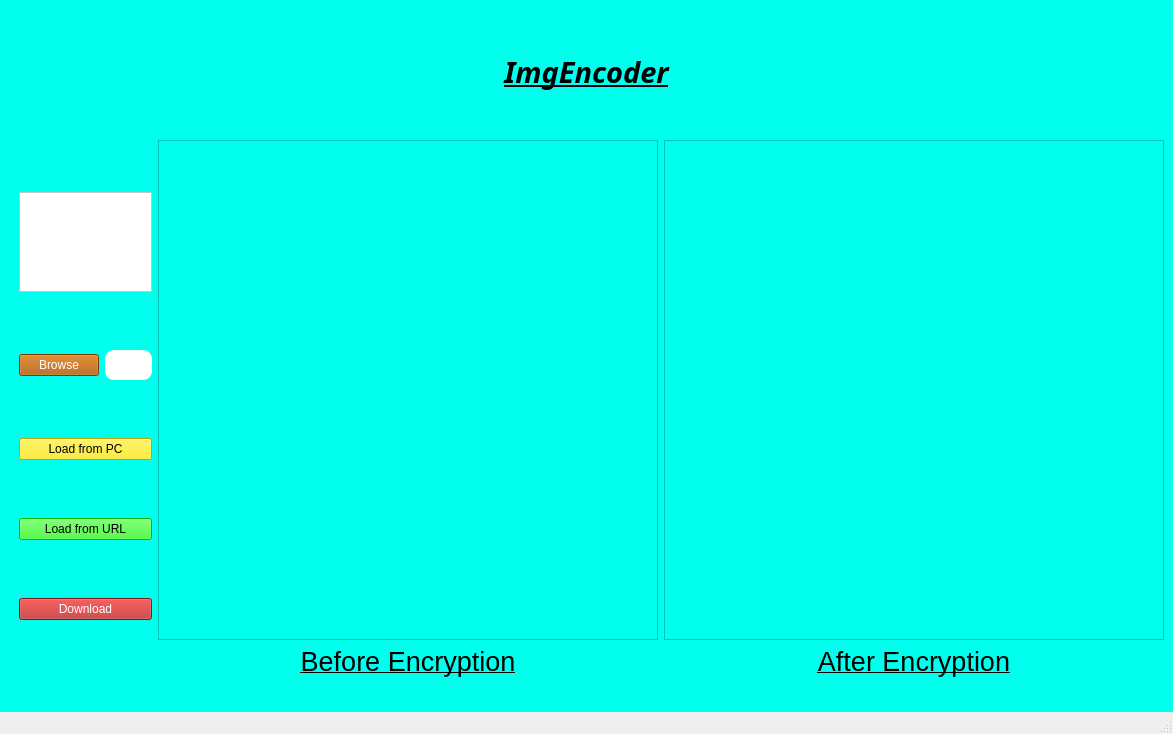
<?xml version="1.0" encoding="UTF-8"?>
<ui version="4.0">
 <class>MainWindow</class>
 <widget class="QMainWindow" name="MainWindow">
  <property name="geometry">
   <rect>
    <x>0</x>
    <y>0</y>
    <width>1173</width>
    <height>734</height>
   </rect>
  </property>
  <property name="windowTitle">
   <string>MainWindow</string>
  </property>
  <property name="windowIcon">
   <iconset>
    <normaloff>icons/app-icon.png</normaloff>icons/app-icon.png</iconset>
  </property>
  <widget class="QWidget" name="centralwidget">
   <property name="styleSheet">
    <string notr="true">background-color: rgb(1, 255, 238);</string>
   </property>
   <layout class="QVBoxLayout" name="verticalLayout">
    <item>
     <widget class="QLabel" name="label">
      <property name="maximumSize">
       <size>
        <width>16777215</width>
        <height>75</height>
       </size>
      </property>
      <property name="font">
       <font>
        <family>Noto Sans</family>
        <pointsize>22</pointsize>
        <italic>true</italic>
        <bold>true</bold>
        <underline>true</underline>
       </font>
      </property>
      <property name="layoutDirection">
       <enum>Qt::LeftToRight</enum>
      </property>
      <property name="text">
       <string>ImgEncoder</string>
      </property>
      <property name="alignment">
       <set>Qt::AlignCenter</set>
      </property>
     </widget>
    </item>
    <item>
     <layout class="QHBoxLayout" name="horizontalLayout">
      <property name="sizeConstraint">
       <enum>QLayout::SetMaximumSize</enum>
      </property>
      <item>
       <layout class="QVBoxLayout" name="verticalLayout_4">
        <property name="leftMargin">
         <number>10</number>
        </property>
        <item>
         <widget class="QPlainTextEdit" name="Txt">
          <property name="maximumSize">
           <size>
            <width>1000</width>
            <height>100</height>
           </size>
          </property>
          <property name="font">
           <font>
            <pointsize>14</pointsize>
           </font>
          </property>
          <property name="toolTip">
           <string>&lt;html&gt;&lt;head/&gt;&lt;body&gt;&lt;p&gt;Write File Path here ( for local files or URLs )&lt;/p&gt;&lt;/body&gt;&lt;/html&gt;</string>
          </property>
          <property name="whatsThis">
           <string>&lt;html&gt;&lt;head/&gt;&lt;body&gt;&lt;p&gt;Write File Path here ( for local files or URLs )&lt;/p&gt;&lt;/body&gt;&lt;/html&gt;</string>
          </property>
          <property name="styleSheet">
           <string notr="true">background-color: rgb(255, 255, 255);
color: rgb(0, 0, 0)</string>
          </property>
         </widget>
        </item>
        <item>
         <layout class="QHBoxLayout" name="horizontalLayout_3">
          <item>
           <widget class="QPushButton" name="Browse">
            <property name="maximumSize">
             <size>
              <width>100</width>
              <height>16777215</height>
             </size>
            </property>
            <property name="font">
             <font>
              <pointsize>9</pointsize>
              <bold>false</bold>
             </font>
            </property>
            <property name="toolTip">
             <string>&lt;html&gt;&lt;head/&gt;&lt;body&gt;&lt;p&gt;Browse Your PC to load File&lt;/p&gt;&lt;/body&gt;&lt;/html&gt;</string>
            </property>
            <property name="whatsThis">
             <string>&lt;html&gt;&lt;head/&gt;&lt;body&gt;&lt;p&gt;Browse Your PC to load File&lt;/p&gt;&lt;/body&gt;&lt;/html&gt;</string>
            </property>
            <property name="styleSheet">
             <string notr="true">background-color: rgb(170, 85, 0);
color: rgb(255, 255, 255);</string>
            </property>
            <property name="text">
             <string>Browse</string>
            </property>
           </widget>
          </item>
          <item>
           <widget class="QLineEdit" name="PassPin">
            <property name="minimumSize">
             <size>
              <width>0</width>
              <height>30</height>
             </size>
            </property>
            <property name="maximumSize">
             <size>
              <width>100</width>
              <height>16777215</height>
             </size>
            </property>
            <property name="font">
             <font>
              <pointsize>12</pointsize>
             </font>
            </property>
            <property name="toolTip">
             <string>&lt;html&gt;&lt;head/&gt;&lt;body&gt;&lt;p&gt;Type Your 4 Digit Pin&lt;/p&gt;&lt;/body&gt;&lt;/html&gt;</string>
            </property>
            <property name="whatsThis">
             <string>&lt;html&gt;&lt;head/&gt;&lt;body&gt;&lt;p&gt;Type Your 4 Digit Pin&lt;/p&gt;&lt;/body&gt;&lt;/html&gt;</string>
            </property>
            <property name="styleSheet">
             <string notr="true">background-color: rgb(255, 255, 255);
border-radius: 9px;
color: rgb(0, 0, 0)</string>
            </property>
            <property name="maxLength">
             <number>4</number>
            </property>
            <property name="echoMode">
             <enum>QLineEdit::Password</enum>
            </property>
           </widget>
          </item>
         </layout>
        </item>
        <item>
         <widget class="QPushButton" name="LoadLocal">
          <property name="maximumSize">
           <size>
            <width>300</width>
            <height>16777215</height>
           </size>
          </property>
          <property name="styleSheet">
           <string notr="true">background-color: rgb(255, 234, 0);</string>
          </property>
          <property name="text">
           <string>Load from PC</string>
          </property>
         </widget>
        </item>
        <item>
         <widget class="QPushButton" name="LoadURL">
          <property name="maximumSize">
           <size>
            <width>300</width>
            <height>16777215</height>
           </size>
          </property>
          <property name="styleSheet">
           <string notr="true">background-color: rgb(17, 255, 0);</string>
          </property>
          <property name="text">
           <string>Load from URL</string>
          </property>
         </widget>
        </item>
        <item>
         <widget class="QPushButton" name="Download">
          <property name="maximumSize">
           <size>
            <width>300</width>
            <height>16777215</height>
           </size>
          </property>
          <property name="styleSheet">
           <string notr="true">background-color: rgb(181, 33, 33);
color: rgb(255, 255, 255);</string>
          </property>
          <property name="text">
           <string>Download</string>
          </property>
         </widget>
        </item>
       </layout>
      </item>
      <item>
       <layout class="QVBoxLayout" name="verticalLayout_3">
        <item>
         <widget class="QScrollArea" name="scrollArea">
          <property name="sizePolicy">
           <sizepolicy hsizetype="MinimumExpanding" vsizetype="Preferred">
            <horstretch>0</horstretch>
            <verstretch>0</verstretch>
           </sizepolicy>
          </property>
          <property name="minimumSize">
           <size>
            <width>500</width>
            <height>500</height>
           </size>
          </property>
          <property name="maximumSize">
           <size>
            <width>2000</width>
            <height>3000</height>
           </size>
          </property>
          <property name="widgetResizable">
           <bool>true</bool>
          </property>
          <widget class="QWidget" name="scrollAreaWidgetContents">
           <property name="geometry">
            <rect>
             <x>0</x>
             <y>0</y>
             <width>498</width>
             <height>498</height>
            </rect>
           </property>
           <layout class="QVBoxLayout" name="verticalLayout_5">
            <item>
             <widget class="QLabel" name="BeforeImg">
              <property name="minimumSize">
               <size>
                <width>300</width>
                <height>300</height>
               </size>
              </property>
              <property name="maximumSize">
               <size>
                <width>1000</width>
                <height>900</height>
               </size>
              </property>
              <property name="text">
               <string/>
              </property>
              <property name="alignment">
               <set>Qt::AlignCenter</set>
              </property>
             </widget>
            </item>
           </layout>
          </widget>
         </widget>
        </item>
        <item>
         <widget class="QLabel" name="label_4">
          <property name="font">
           <font>
            <pointsize>20</pointsize>
            <underline>true</underline>
            <strikeout>false</strikeout>
           </font>
          </property>
          <property name="text">
           <string>Before Encryption</string>
          </property>
          <property name="alignment">
           <set>Qt::AlignCenter</set>
          </property>
         </widget>
        </item>
       </layout>
      </item>
      <item>
       <layout class="QVBoxLayout" name="verticalLayout_2">
        <item>
         <widget class="QScrollArea" name="scrollArea_2">
          <property name="sizePolicy">
           <sizepolicy hsizetype="MinimumExpanding" vsizetype="Preferred">
            <horstretch>0</horstretch>
            <verstretch>0</verstretch>
           </sizepolicy>
          </property>
          <property name="minimumSize">
           <size>
            <width>500</width>
            <height>500</height>
           </size>
          </property>
          <property name="maximumSize">
           <size>
            <width>2000</width>
            <height>3000</height>
           </size>
          </property>
          <property name="widgetResizable">
           <bool>true</bool>
          </property>
          <widget class="QWidget" name="scrollAreaWidgetContents_3">
           <property name="geometry">
            <rect>
             <x>0</x>
             <y>0</y>
             <width>498</width>
             <height>498</height>
            </rect>
           </property>
           <layout class="QVBoxLayout" name="verticalLayout_6">
            <item>
             <widget class="QLabel" name="AfterImg">
              <property name="minimumSize">
               <size>
                <width>300</width>
                <height>300</height>
               </size>
              </property>
              <property name="maximumSize">
               <size>
                <width>1000</width>
                <height>900</height>
               </size>
              </property>
              <property name="text">
               <string/>
              </property>
              <property name="alignment">
               <set>Qt::AlignCenter</set>
              </property>
             </widget>
            </item>
           </layout>
          </widget>
         </widget>
        </item>
        <item>
         <widget class="QLabel" name="label_5">
          <property name="font">
           <font>
            <pointsize>20</pointsize>
            <underline>true</underline>
           </font>
          </property>
          <property name="text">
           <string>After Encryption</string>
          </property>
          <property name="alignment">
           <set>Qt::AlignCenter</set>
          </property>
         </widget>
        </item>
       </layout>
      </item>
     </layout>
    </item>
   </layout>
  </widget>
  <widget class="QStatusBar" name="statusbar"/>
 </widget>
 <resources/>
 <connections/>
</ui>
